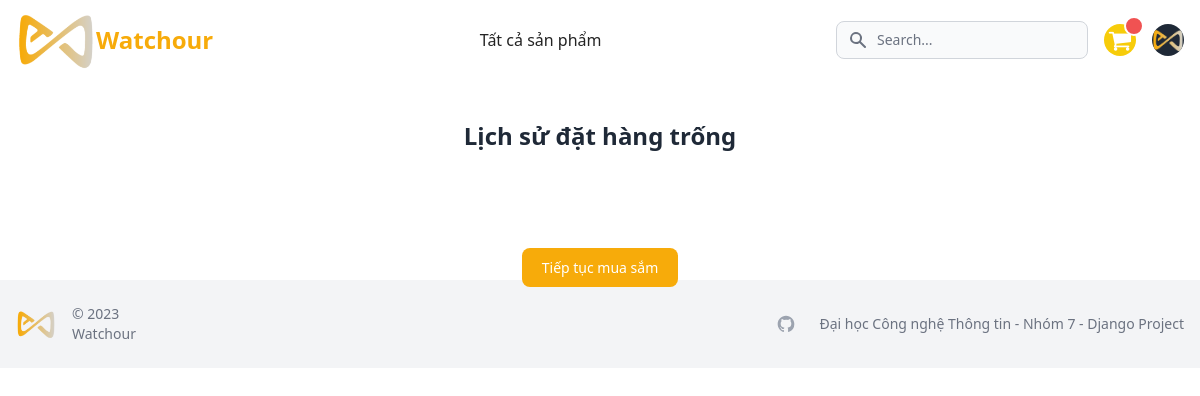
The page /account/dashboard/ (signed in) on the database as committed earlier.
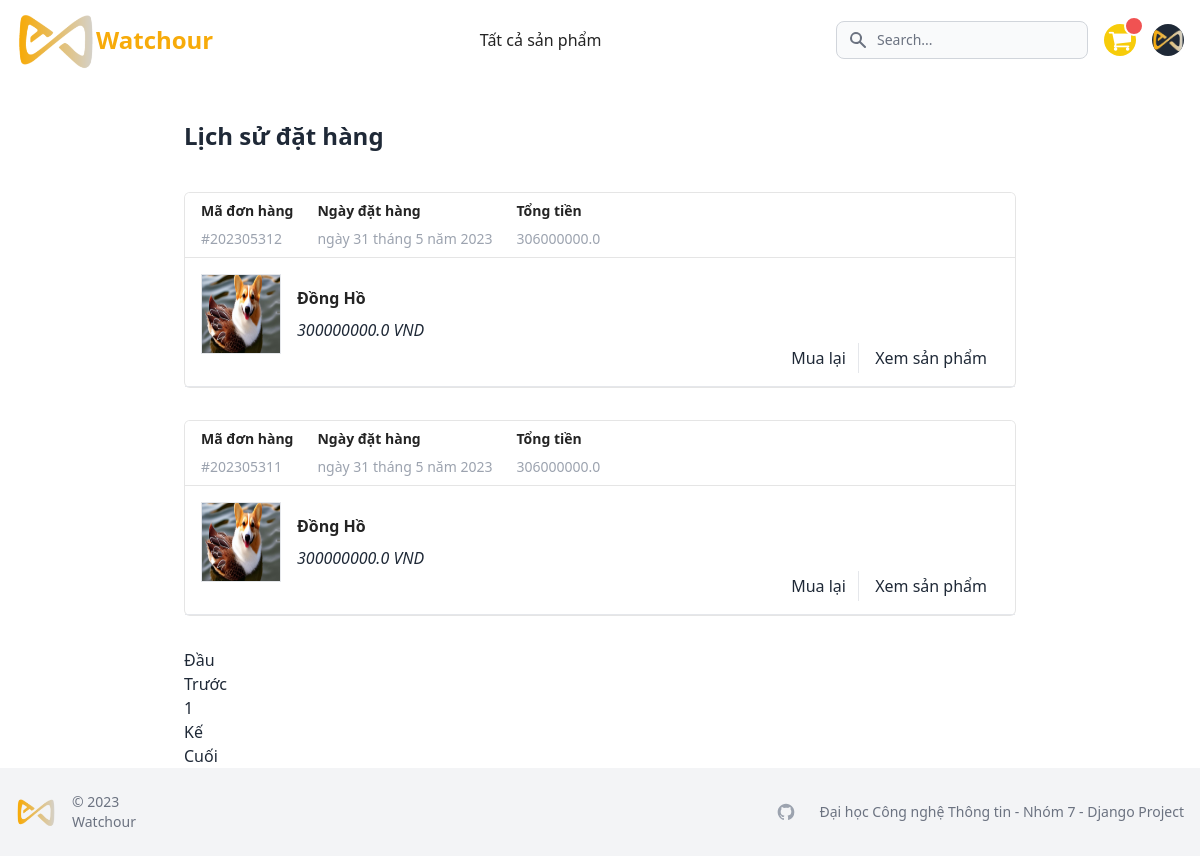
The same page on the database as committed later.
### orders/models.py (models this page shows, shortened)
class Order(models.Model):
    STATUS = (
        ('New', 'New'),
        ('Accepted', 'Accepted'),
        ('Completed', 'Completed'),
        ('Cancelled', 'Cancelled'),
    )
    user = models.ForeignKey(Account, on_delete=models.SET_NULL, null=True)
    order_number = models.CharField(max_length=20)
    first_name = models.CharField(max_length=50)
    last_name = models.CharField(max_length=50)
    phone = models.CharField(max_length=15)
    email = models.EmailField(max_length=50)
    address_line_1 = models.CharField(max_length=50)
    province = models.CharField(max_length=50)
    district = models.CharField(max_length=50)
    ward = models.CharField(max_length=50)
    order_note = models.CharField(max_length=100, blank=True)
    order_total = models.FloatField()
    tax = models.FloatField()
    status = models.CharField(max_length=10, choices=STATUS, default='New')
    ip = models.CharField(blank=True, max_length=20)
    is_ordered = models.BooleanField(default=False)
    created_at = models.DateTimeField(auto_now_add=True)
    updated_at = models.DateTimeField(auto_now=True)

class OrderProduct(models.Model):
    order = models.ForeignKey(Order, on_delete=models.CASCADE)
    user = models.ForeignKey(Account, on_delete=models.CASCADE)
    product = models.ForeignKey(Product, on_delete=models.CASCADE)
    quantity = models.IntegerField()
    product_price = models.FloatField()
    ordered = models.BooleanField(default=False)
    created_at = models.DateTimeField(auto_now_add=True)
    updated_at = models.DateTimeField(auto_now=True)

### store/models.py (models this page shows, shortened)
class Product(models.Model):
    product_name = models.CharField(max_length=200, unique=True)
    slug = models.SlugField(max_length=200, unique=True)
    description = models.TextField(max_length=500, blank=True)
    price = models.IntegerField()
    images = models.ImageField(upload_to='photos/products')
    stock = models.IntegerField()
    is_available = models.BooleanField(default=True)
    category = models.ForeignKey(Category, on_delete=models.CASCADE)    # Khi xóa category thì Product bị xóa
    created_date = models.DateTimeField(auto_now_add=True)
    modified_date = models.DateTimeField(auto_now=True)
    def get_url(self):
        return reverse('product_detail', args=[self.category.slug, self.slug])

### account/views.py (the view)
# urls.py: path('dashboard/', views.dashboard, name='dashboard'),
@login_required(login_url="login")
def dashboard(request):
    orders = Order.objects.filter(user=request.user).order_by("-updated_at")
    order_products = OrderProduct.objects.filter(user=request.user)
    page = request.GET.get('page')
    page = page or 1
    paginator = Paginator(orders, 3)
    paged_order = paginator.get_page(page)
    order_count = orders.count()
    context = {
        'orders': paged_order,
        'order_count': order_count,
        'order_products': order_products,
    }
    return render(request, "account/dashboard.html", context=context)

### templates/account/dashboard.html (shortened to what the changed rows need)
{% extends 'base.html' %} {% load static %} {% block content %}
<section class="sm:pt-10 min-h-[calc(100vh-204px)] sm:min-h-[calc(100vh-168px)] h-full pt-5 bg-white">
	<div class="">
		<div class="lg:px-8 md:max-w-4xl max-w-lg px-4 mx-auto space-y-8">
			{% if not orders %}
			<h1 class="mb-10 text-2xl font-bold text-center">Lịch sử đặt hàng trống</h1>
			<br />
			<div class="mb-10 text-2xl font-bold text-center">
				<a href="{% url 'store' %}" class="text-white bg-primary-color hover:bg-primary-hover-color focus:ring-4 focus:outline-none focus:ring-primary-color font-medium rounded-lg text-sm px-5 py-2.5 text-center dark:bg-primary-color dark:hover:bg-primary-color dark:focus:ring-primary-hover-color"
					>Tiếp tục mua sắm</a
				>
			</div>
			{% else %}
			<h1 class="mb-10 text-2xl font-bold">Lịch sử đặt hàng</h1>
			{% for order in orders %}
			<article class="card">
				<header class="card-header flex items-center gap-6 px-4 py-2">
					<div class="flex flex-col items-start gap-2">
						<span class="text-gray-color text-sm font-bold">Mã đơn hàng</span>
						<span class="text-sm text-gray-400">#{{order.order_number}}</span>
					</div>
					<div class="sm:flex flex-col items-start hidden gap-2">
						<span class="text-gray-color text-sm font-bold">Ngày đặt hàng</span>
						<span class="text-sm text-gray-400">ngày {{order.updated_at.day}} tháng {{order.updated_at.month}} năm {{order.updated_at.year}}</span>
					</div>
					<div class="flex flex-col items-start gap-2">
						<span class="text-gray-color text-sm font-bold">Tổng tiền</span>
						<span class="text-sm text-gray-400">{{order.order_total}}</span>
					</div>
				</header>
				<table class="table rounded-b-lg">
					{% for order_product in order_products %} {% if order_product.order.order_number == order.order_number %}
					<tr>
						<div class="sm:flex-row sm:items-end flex flex-col justify-between p-4 border-b">
							<div class="flex items-center gap-4 pb-4">
								<img src="{{order_product.product.images.url}}" class="w-20 h-20 border" />
								<div class="flex flex-col items-start flex-1 gap-2">
									<p class="title text-gray-color mb-0 font-semibold">{{order_product.product.product_name}}</p>
									<var class="price text-muted">{{order_product.product_price}} VND</var>
								</div>
							</div>
							<div class="sm:border-none sm:w-fit sm:inline-block grid items-center grid-cols-2 text-center border-t">
								<a href="#" class="hover:text-primary-hover-color px-3 py-1 mt-4 border-r">Mua lại</a>
								<a href="{{ order_product.product.get_url }}" class="hover:text-primary-hover-color px-3 py-1 mt-4"> Xem sản phẩm </a>
							</div>
						</div>
					</tr>
					{% endif %} {% endfor %}
				</table>
			</article>
			{% endfor %} {% if orders %}
			<nav class="mt-4" aria-label="Page navigation sample">
				<ul class="pagination">
					{% if orders.has_previous %}
					<li class="page-item">
						<a class="page-link" href="{% url 'dashboard' %}?page=1">Đầu</a>
					</li>
					<li class="page-item">
						<a class="page-link" href="{% url 'dashboard' %}?page={{orders.previous_page_number}}">Trước</a>
					</li>
					{% else %}
					<li class="page-item disabled">
						<a class="page-link" href="#">Đầu</a>
					</li>
					<li class="page-item disabled">
						<a class="page-link" href="#">Trước</a>
					</li>
					{% endif %}  {% for page in orders.paginator.page_range %} {% if orders.number|add:'-1' <= page and page <= orders.number|add:'1' %} {% if page == orders.number %}
					<li class="page-item active">
						<a class="page-link" href="{% url 'dashboard' %}?page={{ page }}">{{ page }}</a>
					</li>
					{% else %}
					<li class="page-item">
						<a class="page-link" href="{% url 'dashboard' %}?page={{ page }}">{{ page }}</a>
					</li>
					{% endif %} {% endif %} {% endfor %}  {% if orders.has_next %}
					<li class="page-item">
						<a class="page-link" href="{% url 'dashboard' %}?page={{orders.next_page_number}}">Kế</a>
					</li>
					<li class="page-item">
						<a class="page-link" href="{% url 'dashboard' %}?page={{ orders.paginator.num_pages }}">Cuối</a>
					</li>
					{% else %}
					<li class="page-item disabled">
						<a class="page-link" href="#">Kế</a>
					</li>
					<li class="page-item disabled">
						<a class="page-link" href="#">Cuối</a>
					</li>
					{% endif %}
				</ul>
			</nav>
			{% endif %} {% endif %}
		</div>
	</div>
</section>
{% endblock %}

Rows that differ between the two databases and show on the page:
added Order: order_number "202305312", updated_at.day "31", updated_at.month "5", updated_at.year "2023", order_total "306000000.0"
added OrderProduct: product.images (picture), product.product_name "Đồng Hồ", product_price "300000000.0", shown under "202305312"
added Order: order_number "202305311", updated_at.day "31", updated_at.month "5", updated_at.year "2023", order_total "306000000.0"
added OrderProduct: product.images (picture), product.product_name "Đồng Hồ", product_price "300000000.0", shown under "202305311"
Other text that changed with them:
text no longer shown: "Lịch sử đặt hàng trống Tiếp tục mua sắm"
text now shown: "Lịch sử đặt hàng Đầu Trước Kế Cuối"
new list line: "1"
